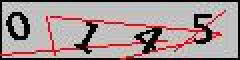
#> input picture local/PictureProcessing/sqm_CAPTCHA/examples_for_pre-process/0145.jpg, 120 x 30 px (shown 2 times larger)
$ python pic_pre-process.py
#> lines starting #> are read from the running program, lines starting #| are printed output that depends on the picture; after the words box and inside, x2 and y2 are one past the last pixel; in counts of white or black regions, pixels touching at a corner belong together
### myPackages/pic_processing.py
from PIL import Image

import numpy as np
try:
    import tensorflow as tf
except ImportError:
    print('warning: Tensorflow is not found.')
    print()
    print()
import copy
import random
import os

# 去黑点
def fill_hole(g):
    rgb = []  # 存一个位置 边缘一块地区的 灰度值
    li = []  # 侦测到的存噪点位置
    (w, h) = g.size  # 图形大小
    for x in range(w):
        for y in range(h):
            rgb.clear()
            for (i, j) in [(1, 0), (-1, 0), (0, 1), (0, -1), (1, 1), (1, -1), (-1, -1), (-1, 1)]:
                a = x + i
                b = y + j
                pos = (a, b)
                if a < 0 or a > w - 1:
                    continue
                if b < 0 or b > h - 1:
                    continue
                rgb.append(g.getpixel(pos))

            if sum(rgb) == 255 * 8:
                li.append((x, y))
    for item in li:
        g.putpixel(item, 255)
    return g


# 找出一块连通部分的四个边界
def find_border_point(g):
    def dfs(pic, a, b):
        nonlocal lx, ly
        (we, he) = pic.size
        posi = (a, b)
        if 0 <= a < we and 0 <= b < he and not pic.getpixel(posi):
            lx.append(a)
            ly.append(b)
            pic.putpixel(posi, 255)
            pic = dfs(pic, a - 1, b)
            pic = dfs(pic, a, b + 1)
            pic = dfs(pic, a + 1, b)
            pic = dfs(pic, a, b - 1)
        return pic

    (w, h) = g.size
    for i in range(w):
        for j in range(h):
            pos = (i, j)
            if not g.getpixel(pos):
                # print('pos:', pos)
                lx = list()
                ly = list()
                g = dfs(g, i, j)
                B = [min(lx), min(ly), max(lx)+1, max(ly)+1]
                return g, B


# 切割sqm验证码
# [107 lines left out: functions cut_sqm_captcha, recognize_sqm_captcha, not called in this run]

### local/PictureProcessing/sqm_CAPTCHA/pic_pre-process.py
from PIL import Image
import myPackages.pic_processing as mp
import copy
import random

im = Image.open("examples_for_pre-process/0145.jpg")
#> im is the input picture: PIL image 120x30 RGB; mean R, G, B 165.4, 148.7, 149.2
(w, h) = im.size
#> w = 120; h = 30

# 获取每个像素点的RGB，如果三个都为0，即为白点
arr = list()
for x in range(w):
    tmp_p = list()
    for y in range(h):
        pos = (x, y)
        if im.getpixel(pos)[0] <= 80 and im.getpixel(pos)[1] <= 80 and im.getpixel(pos)[2] <= 80:
            tmp_p.append(1)
        else:
            tmp_p.append(0)
    arr.append(tmp_p)
for item in arr:
    print(item)

im = im.convert('1')
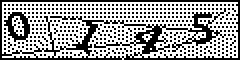
#> im: PIL image 120x30 1 (shown 2 times larger); 60.6% white; black in thin lines or dots
for x in range(w):
    for y in range(h):
        if arr[x][y] == 0:
            im.putpixel((x, y), 255)
        else:
            im.putpixel((x, y), 0)
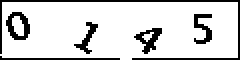
#> im: PIL image 120x30 1 (shown 2 times larger); 83.8% white; black in thin lines or dots

zone = (1, 1, w-1, h-1)     # l t r b
#> zone = (1, 1, 119, 29)
im = im.crop(zone)
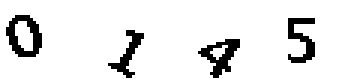
#> im: PIL image 118x28 1 (shown 3 times larger); 91% white; black in thin lines or dots, all inside (x1, y1, x2, y2) = (2, 5, 105, 26)

im = mp.fill_hole(im)
#> after the loop in fill_hole, `for x in range(w):`: li = 2409 pairs, first value 1 to 116, second value 1 to 26; rgb = [255, 255, 255]
#> the loop in fill_hole, `for item in li:` made 2409 passes
#> item on passes 1 to 3: (1, 1), (1, 2), (1, 3)
# im.show()
# 118, 28


# 分割图片
g = copy.deepcopy(im)
count_figures = 0
while count_figures < 4:
    g, B = mp.find_border_point(g)
    # g.show()
    print(B)
    delta = B[2]-B[0] + 1
    delta_y = B[3] - B[1] + 1
    if delta < 6 or delta_y < 6:
        continue

    if delta < 17:
        B[2] += int((17 - delta)/2)
        B[0] += int((17 - delta)/2) - 17 + delta

    if delta_y < 17:
        B[3] += int((17 - delta_y)/2)
        B[1] += int((17 - delta_y)/2) - 17 + delta_y
    print(B)
    print()
    if B[0] < 0:
        B[2] += (0 - B[0])
        B[0] = 0
    if B[1] < 0:
        B[3] + (0 - B[1])
        B[1] = 0
    if B[2] > w:
        B[0] -= (B[2] - w)
        B[2] = w
    if B[3] > h:
        B[1] -= (B[3] - w)
        B[3] = h
    tmp_pic = im.crop(B)    # 切的时候,会去尾
    # tmp_pic.show()

    with open("tmp_" + str(random.randint(10000, 99999)) + ".jpeg", "wb") as f:
        tmp_pic.save(f)
    count_figures += 1
#> this loop made 4 passes
#> (delta, delta_y) on pass 1: (13, 15)
#> g: PIL image 118x28 1; every value is 1
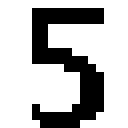
#> tmp_pic: PIL image 16x16 1 (shown 8 times larger); 72.7% white; black in thin lines or dots, all inside (x1, y1, x2, y2) = (4, 1, 13, 16)
